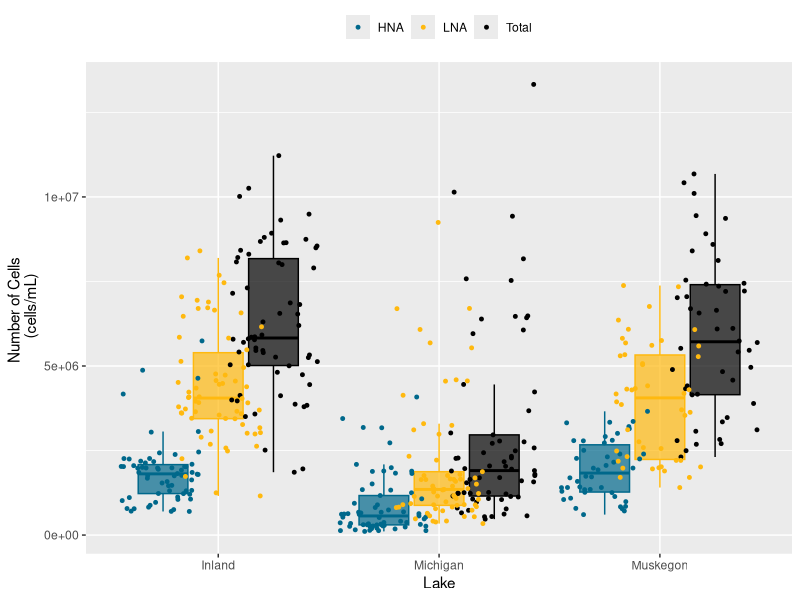
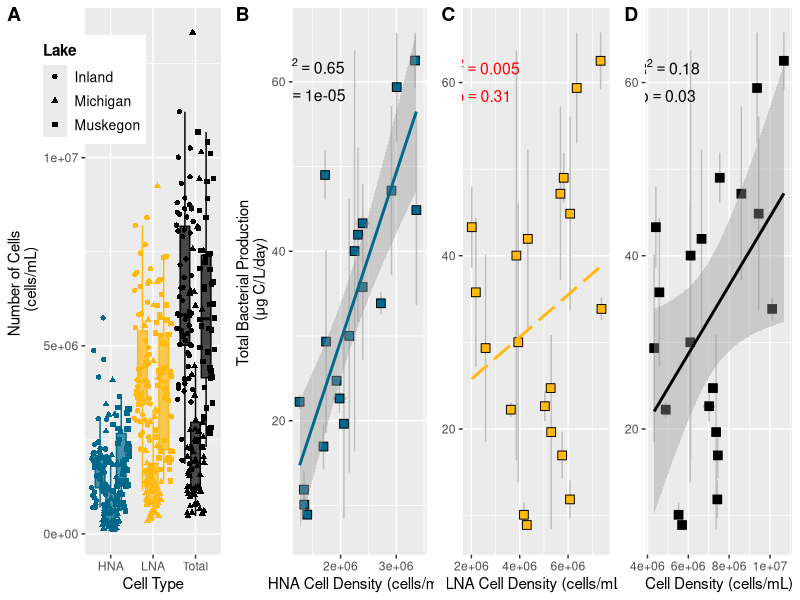
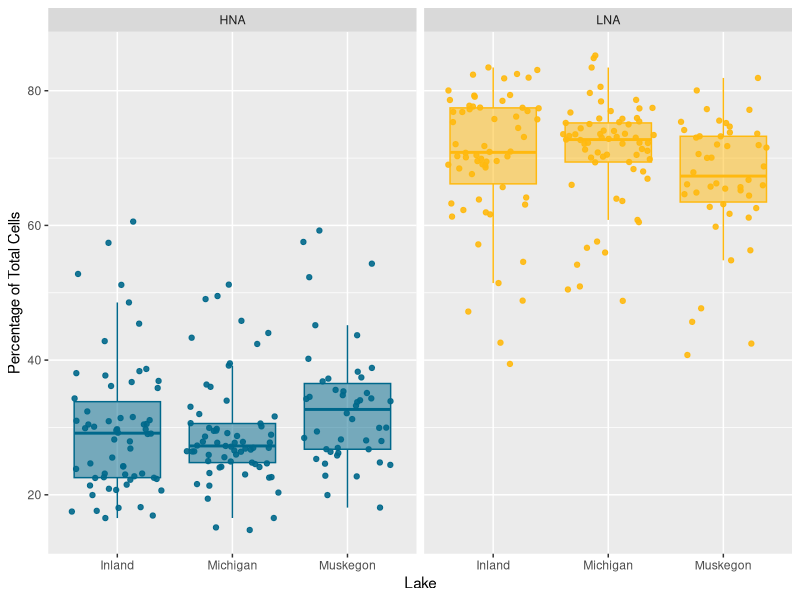
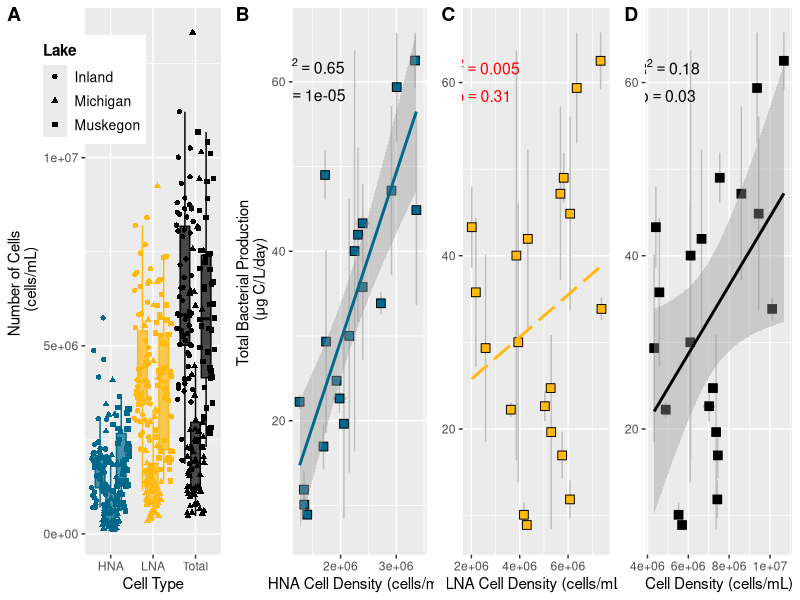
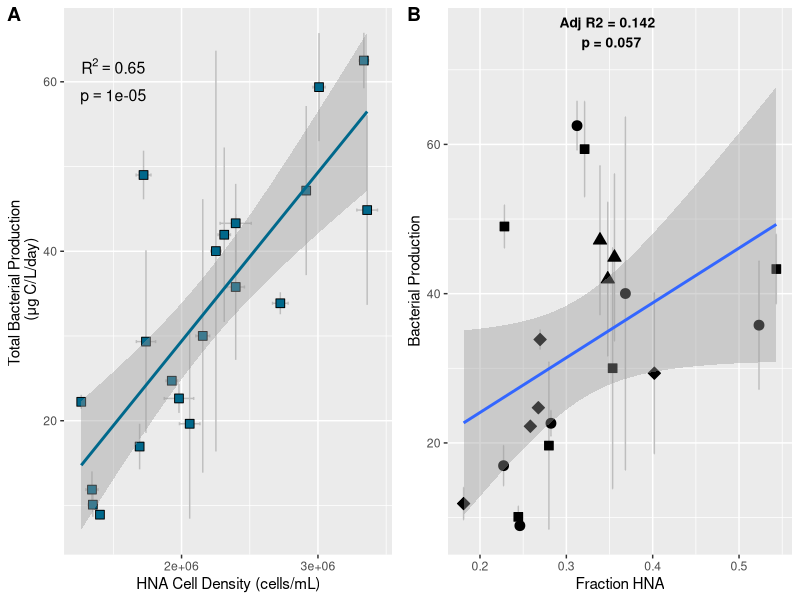

Generate these figures, in order, with R:
# February 22th, 2018 
# Marian L Schmidt 

# Load libraries
library(dplyr)
library(tidyr)
library(ggplot2)
library(cowplot)

fcm_colors <- c(
  "HNA" = "deepskyblue4",
  "LNA" = "darkgoldenrod1",
  "Total" = "black")

# Read in the data 
raw_data <- read.table(file="data/Chloroplasts_removed/old/nochloro_HNA_LNA.tsv", header = TRUE)  %>%
  # Create matching column to go with Muskegon productivity data
  mutate(norep_filter_name = paste(substr(Sample_16S,1,4), substr(Sample_16S,6,9), sep = "")) %>%
  arrange(norep_filter_name)

# Subset out only the Muskegon and Surface samples 
muskegon_data <- raw_data %>%
  dplyr::filter(Lake == "Muskegon" & Depth == "Surface") %>%
  dplyr::select(norep_filter_name)


# Load in the productivity data
production <- read.csv(file="data/production_data.csv", header = TRUE) %>%    
  dplyr::filter(fraction == "Free" & limnion == "Surface") %>%                         # Select only rows that are free-living
  dplyr::select(names, tot_bacprod, SD_tot_bacprod) %>%         # Select relevant columns for total productivity
  mutate(tot_bacprod = round(tot_bacprod, digits = 2),          # Round to 2 decimals
         SD_tot_bacprod = round(SD_tot_bacprod, digits = 2) ) %>%      
  dplyr::rename(norep_filter_name = names) %>%                  # Rename to match other data frame
  arrange(norep_filter_name)

# Stop if the names do not match
stopifnot(muskegon_data$norep_filter_name == production$norep_filter_name)

# Combine the two muskegon data frames into one
combined_data <- left_join(muskegon_data, production, by = "norep_filter_name")

# Merge the combined data back into the original data frame (data)
data <- left_join(raw_data, combined_data, by = "norep_filter_name")

# Write out the file 
#write.table(data, file="data/Chloroplasts_removed/productivity_data.tsv", row.names=TRUE)

###### SUBSET MUSKEGON ONLY
muskegon <- dplyr::filter(data, Lake == "Muskegon" & Depth == "Surface") %>%
  mutate(Site = factor(Site, levels = c("MOT", "MDP", "MBR", "MIN"))) %>%
  filter(tot_bacprod < 90)

#############
#############
# Number of Cells in Muskegon
musk_cells <- muskegon %>%
  dplyr::select(1:4, Season:Depth) %>%
  rename(Total = Total.cells, HNA = HNA.cells, LNA = LNA.cells) %>%
  gather(key = FCM_type, value = num_cells, Total:LNA) 

df_cells <- data %>%
  dplyr::select(1:4, Lake, Season:Depth) %>%
  rename(Total = Total.cells, HNA = HNA.cells, LNA = LNA.cells) %>%
  gather(key = FCM_type, value = num_cells, Total:LNA)
  
stats_cells <- df_cells %>%
  group_by(Lake, FCM_type) %>%
  summarise(count = n(),
            mean_cells = mean(num_cells),
            median_cells = median(num_cells))

proportionHNA_plot <- 
  df_cells %>%
  dplyr::select(samples, Lake, FCM_type, num_cells) %>%
  spread(FCM_type, num_cells) %>%
  mutate(prop_HNA = HNA/Total * 100,
         prop_LNA = LNA/Total * 100) %>%
  dplyr::select(Lake, prop_HNA, prop_LNA) %>%
  rename(HNA = prop_HNA, LNA = prop_LNA) %>%
  gather(key = fcm_type, value = Percentage, HNA:LNA) %>%
  ggplot(aes(x = Lake, y = Percentage, color = fcm_type, fill = fcm_type)) +
    facet_grid(~fcm_type) + ylab("Percentage of Total Cells") +
    geom_boxplot(alpha = 0.5, outlier.shape = NA) +
    geom_jitter(alpha = 0.9) +
    scale_color_manual(values = fcm_colors) +
    scale_fill_manual(values = fcm_colors) + 
    theme(legend.position = "none")
ggsave(filename = "data/Chloroplasts_removed/HNA-LNA-proportions.png", 
       width = 6, height = 3.5, units = "in", dpi = 500)



df_cells %>%
  dplyr::select(samples, Lake, FCM_type, num_cells) %>%
  spread(FCM_type, num_cells) %>%
  mutate(prop_HNA = HNA/Total * 100,
         prop_LNA = LNA/Total * 100) %>%
  dplyr::select(Lake, prop_HNA, prop_LNA) %>%
  rename(HNA = prop_HNA, LNA = prop_LNA) %>%
  group_by(Lake) %>%
  summarize(min_HNA = min(HNA), 
            max_HNA = max(HNA), 
            mean_HNA = mean(HNA),
            min_LNA = min(LNA), 
            max_LNA = max(LNA), 
            mean_LNA = mean(LNA))

  

df_cells %>%
  dplyr::select(samples, Lake, FCM_type, num_cells) %>%
  spread(FCM_type, num_cells) %>%
  mutate(prop_HNA = HNA/Total * 100,
         prop_LNA = LNA/Total * 100) %>%
  dplyr::select(Lake, prop_HNA, prop_LNA) %>%
  group_by(Lake) %>%
  summarize(mean_prop_HNA = mean(prop_HNA),
            mean_prop_LNA = mean(prop_LNA))

# DESCRIPTIVE STATS
totcells_df <- df_cells %>%
  filter(FCM_type == "Total")
# Compute the analysis of variance
totcells_aov <- aov(num_cells ~ Lake, data = totcells_df)
summary(totcells_aov)
# Which samples are significant from each other?
TukeyHSD(totcells_aov)


cells_boxplot <- 
  ggplot(df_cells, 
         aes(x = FCM_type, y = num_cells, fill = FCM_type, color = FCM_type, shape = Lake)) + 
  geom_boxplot(alpha = 0.7, outlier.shape = NA, show.legend = FALSE) +
  geom_point(size = 1.5, position = position_jitterdodge()) + 
  scale_fill_manual(values = fcm_colors, guide = "none") + 
  scale_color_manual(values = fcm_colors, guide = "none") + 
  labs(y = "Number of Cells \n (cells/mL)", x = "Cell Type") +
  theme(legend.position = c(0.04, 0.85))

ggplot(df_cells, 
       aes(x = Lake, y = num_cells, fill = FCM_type, color = FCM_type)) + 
  geom_boxplot(alpha = 0.7, outlier.shape = NA, show.legend = FALSE) +
  geom_point(size = 1, position = position_jitterdodge()) + 
  #facet_grid(FCM_type~., scales = "free") + 
  scale_fill_manual(values = fcm_colors, guide = "none") + 
  scale_color_manual(values = fcm_colors) + 
  scale_y_continuous(labels = function(x) format(x, scientific = TRUE)) +
  labs(y = "Number of Cells \n (cells/mL)", x = "Lake") +
  theme(legend.position = "top", legend.title = element_blank())

#ggsave(filename = "data/Chloroplasts_removed/HNA-LNA-lakes.png", 
#       width = 4, height = 3.5, units = "in", dpi = 500)



####################################################################################
####################################################################################
########################  Analysis of HNA/LNA/Total Cells vs Total Productivity
# 1. Run the linear model 
lm_HNA <- lm(tot_bacprod ~ HNA.cells, data = muskegon)

## 2. Extract the R2 and p-value from the linear model: 
lm_HNA_stats <- paste("atop(R^2 ==", round(summary(lm_HNA)$adj.r.squared, digits = 2), ",",
                                    "p ==", round(unname(summary(lm_HNA)$coefficients[,4][2]), digits = 5), ")")

# 3. Plot it
HNA_vs_prod <- ggplot(muskegon, aes(x = HNA.cells, y = tot_bacprod)) + 
  geom_errorbarh(aes(xmin = HNA.cells - HNA.sd, xmax = HNA.cells + HNA.sd), color = "grey") + 
  geom_errorbar(aes(ymin = tot_bacprod - SD_tot_bacprod, max = tot_bacprod + SD_tot_bacprod), color = "grey") + 
  geom_point(size = 3, shape = 22, fill = "deepskyblue4") + 
  geom_smooth(method = "lm", color = "deepskyblue4") + 
  labs(y = "Total Bacterial Production \n (μg C/L/day)", x = "HNA Cell Density (cells/mL)") +
  scale_x_continuous(labels = function(x) format(x, scientific = TRUE), 
                     breaks = c(2e+06, 3e+06)) +
  annotate("text", x=1.5e+06, y=60, label=lm_HNA_stats, parse = TRUE, color = "black", size = 4) 


# 1. Run the linear model 
lm_LNA <- lm(tot_bacprod ~ LNA.cells, data = muskegon)

## 2. Extract the R2 and p-value from the linear model: 
lm_LNA_stats <- paste("atop(R^2 ==", round(summary(lm_LNA)$adj.r.squared, digits = 3), ",",
                      "p ==", round(unname(summary(lm_LNA)$coefficients[,4][2]), digits = 2), ")")

# 3. Plot it
LNA_vs_prod <- ggplot(muskegon, aes(x = LNA.cells, y = tot_bacprod)) + 
  geom_errorbarh(aes(xmin = LNA.cells - LNA.sd, xmax = LNA.cells + LNA.sd), color = "grey") + 
  geom_errorbar(aes(ymin = tot_bacprod - SD_tot_bacprod, max = tot_bacprod + SD_tot_bacprod), color = "grey") + 
  geom_point(size = 3, shape = 22, fill = "darkgoldenrod1") + 
  labs(y = "Total Bacterial Production \n (μg C/L/day)", x = "LNA Cell Density (cells/mL)") +
  geom_smooth(method = "lm", se = FALSE, linetype = "longdash", color = "darkgoldenrod1") + 
  annotate("text", x=2.5e+06, y=60, label=lm_LNA_stats, parse = TRUE, color = "red", size = 4) 



# 1. Run the linear model 
lm_total <- lm(tot_bacprod ~ Total.cells, data = muskegon)

## 2. Extract the R2 and p-value from the linear model: 
lm_total_stats <- paste("atop(R^2 ==", round(summary(lm_total)$adj.r.squared, digits = 2), ",",
                      "p ==", round(unname(summary(lm_total)$coefficients[,4][2]), digits = 2), ")")

# 3. Plot it 
Total_vs_prod <- ggplot(muskegon, aes(x = Total.cells, y = tot_bacprod)) + 
  geom_errorbarh(aes(xmin = Total.cells - Total.count.sd, xmax = Total.cells + Total.count.sd), color = "grey") + 
  geom_errorbar(aes(ymin = tot_bacprod - SD_tot_bacprod, max = tot_bacprod + SD_tot_bacprod), color = "grey") + 
  scale_shape_manual(values = c(21, 22, 23, 24)) +
  geom_point(size = 3, shape = 22, fill = "black") + 
  labs(y = "Total Bacterial Production \n (μg C/L/day)", x = "Cell Density (cells/mL)") +
  geom_smooth(method = "lm", color = "black") + 
  #geom_smooth(method = "lm", se = FALSE, linetype = "longdash", color = "red") + 
  annotate("text", x=5e+06, y=60, label=lm_total_stats, parse = TRUE, color = "black", size = 4) 


# Put all three plots together into one 
totprod_plots <- plot_grid(cells_boxplot + theme(legend.text = element_text(size = 10),
                                                 legend.title = element_text(size = 11, face = "bold")),
                           HNA_vs_prod + theme(legend.position = "none"), 
                           LNA_vs_prod + theme(axis.title.y = element_blank(), legend.position = "none"), 
                           Total_vs_prod + theme(axis.title.y = element_blank(), legend.position = "none"), 
          labels = c("A", "B", "C", "D"), 
          ncol = 4, rel_widths = c(1, 0.9, 0.8, 0.8))

totprod_plots

## Plot the fraction of HNA
fmusk <- muskegon %>% mutate(fHNA = HNA.cells/Total.cells)

lm_fHNA <- lm(tot_bacprod ~ fHNA, data = fmusk)

fHNA_vs_prod <- ggplot(fmusk, aes(x = fHNA, y = tot_bacprod)) + 
  geom_errorbar(aes(ymin = tot_bacprod - SD_tot_bacprod, max = tot_bacprod + SD_tot_bacprod), color = "grey") + 
  scale_shape_manual(values = c(21, 22, 23, 24)) + 
  geom_point(size = 3, aes(shape = Site), fill = "black") + 
  geom_smooth(method = "lm") + 
  ylab("Bacterial Production") + xlab("Fraction HNA") +
  annotate("text", x = 0.35, y=75, color = "black", fontface = "bold", size = 3.5,
           label = paste("Adj R2 =", round(summary(lm_fHNA)$adj.r.squared, digits = 3), "\n", 
                         "p =", round(unname(summary(lm_fHNA)$coefficients[,4][2]), digits = 3)))

# Save the plot to a file to call in the README
ggsave(plot = totprod_plots, 
       filename = "data/Chloroplasts_removed/HNA_vs_productivity.png", 
       width = 14, height = 4, units = "in", dpi = 500)


fHNA_comparison <- plot_grid(HNA_vs_prod + theme(legend.position = "none"), 
          fHNA_vs_prod + theme(legend.position = "none"),
          labels = c("A", "B"), ncol = 2) 

ggsave(plot = fHNA_comparison, 
       filename = "data/Chloroplasts_removed/fHNA_vs_productivity.png", 
       width = 6, height = 3, units = "in", dpi = 500)

